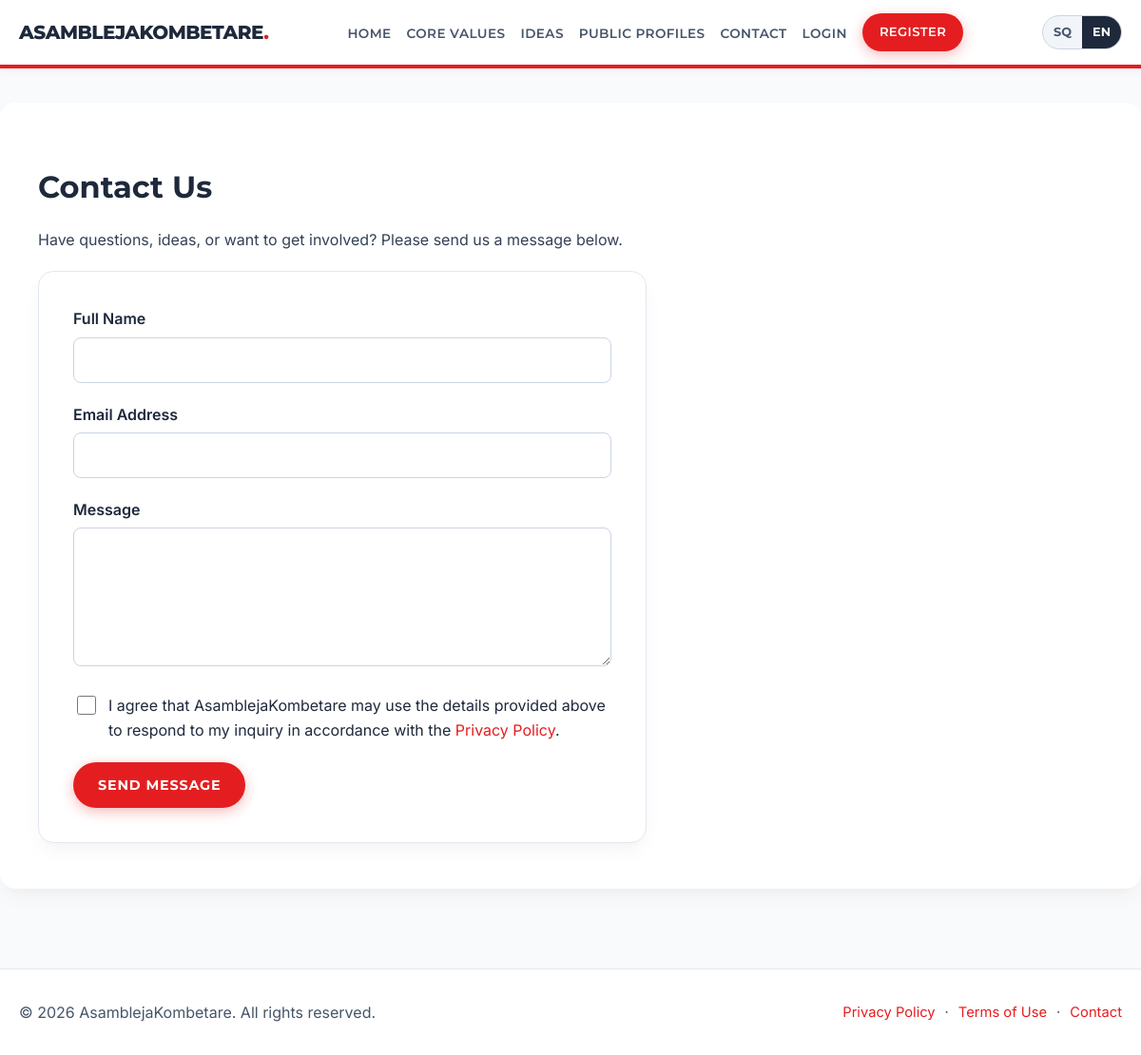
The app's page /contact.php?lang=en, older data.
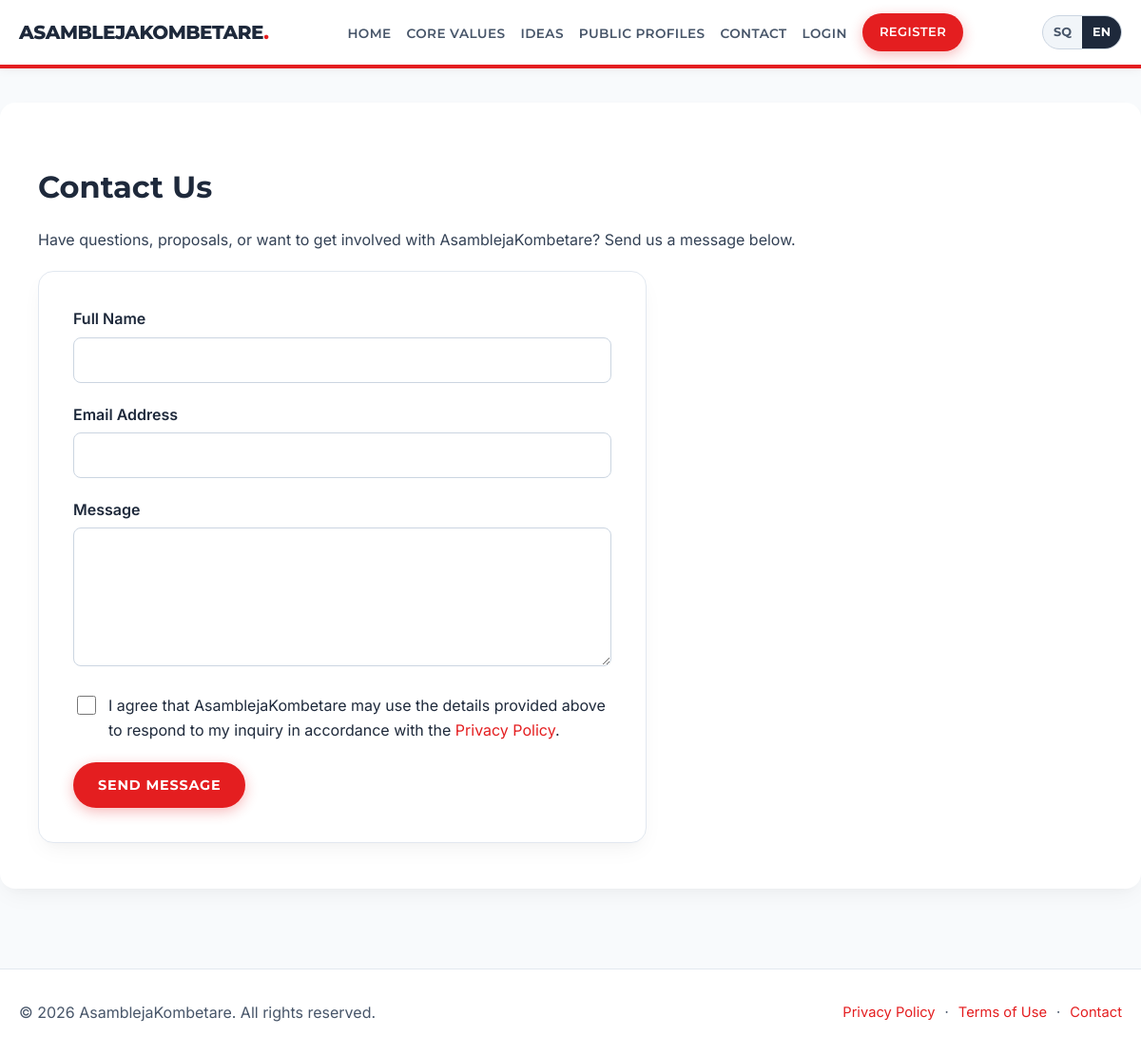
The same page, newer data.
### tables this page shows
CREATE TABLE IF NOT EXISTS `settings` (
  `id` int(11) NOT NULL AUTO_INCREMENT,
  `schema_version` int(11) NOT NULL DEFAULT 2,
  `site_title` varchar(255) NOT NULL DEFAULT 'AsamblejaKombetare',
  `site_description` text,
  `site_description_sq` text,
  `home_banner_text` varchar(255) DEFAULT 'Building Our National Future Together',
  `home_banner_text_sq` varchar(255) DEFAULT 'Ndërtojmë të Ardhmen Tonë Kombëtare Së Bashku',
  `join_us_btn` varchar(255) DEFAULT 'Join Us Now',
  `join_us_btn_sq` varchar(255) DEFAULT 'Bashkohuni Tani',
  `home_core_values_title` varchar(255) DEFAULT 'Our Core Values',
  `home_core_values_title_sq` varchar(255) DEFAULT 'Vlerat Tona Themelore',
  `home_core_values_text` text,
  `home_core_values_text_sq` text,
  `view_values_btn` varchar(255) DEFAULT 'View Core Values',
  `view_values_btn_sq` varchar(255) DEFAULT 'Shiko Vlerat Themelore',
  `home_latest_ideas_title` varchar(255) DEFAULT 'Latest Community Ideas',
  `home_latest_ideas_title_sq` varchar(255) DEFAULT 'Idetë e Fundit të Komunitetit',
  `view_ideas_btn` varchar(255) DEFAULT 'View All Ideas',
  `view_ideas_btn_sq` varchar(255) DEFAULT 'Shiko të Gjitha Idetë',
  `values_page_title` varchar(255) DEFAULT 'Our Core Values',
  `values_page_title_sq` varchar(255) DEFAULT 'Vlerat Tona Themelore',
  `values_page_text` text,
  `values_page_text_sq` text,
  `ideas_page_title` varchar(255) DEFAULT 'Community Ideas',
  `ideas_page_title_sq` varchar(255) DEFAULT 'Idetë e Komunitetit',
  `ideas_page_text` text,
  `ideas_page_text_sq` text,
  `submit_idea_btn` varchar(255) DEFAULT 'Submit an Idea',
  `submit_idea_btn_sq` varchar(255) DEFAULT 'Dërgo një Ide',
  `contact_page_title` varchar(255) DEFAULT 'Contact Us',
  `contact_page_title_sq` varchar(255) DEFAULT 'Na Kontaktoni',
  `contact_page_text` text,
  `contact_page_text_sq` text,
  `register_page_title` varchar(255) DEFAULT 'Register',
  `register_page_title_sq` varchar(255) DEFAULT 'Regjistrohu',
  `login_page_title` varchar(255) DEFAULT 'Login',
  `login_page_title_sq` varchar(255) DEFAULT 'Hyrje',
  `footer_text` varchar(255) DEFAULT 'All rights reserved.',
  `footer_text_sq` varchar(255) DEFAULT 'Të gjitha të drejtat e rezervuara.',
  `email_verification_subject` varchar(255) DEFAULT 'Verify your email for {site_title}',
  `email_verification_subject_sq` varchar(255) DEFAULT 'Verifikoni email-in tuaj për {site_title}',
  `email_verification_message` text,
  `email_verification_message_sq` text,
  `menu_home` varchar(255) DEFAULT 'Home',
  `menu_home_sq` varchar(255) DEFAULT 'Ballina',
  `menu_values` varchar(255) DEFAULT 'Core Values',
  `menu_values_sq` varchar(255) DEFAULT 'Vlerat Themelore',
  `menu_ideas` varchar(255) DEFAULT 'Ideas',
  `menu_ideas_sq` varchar(255) DEFAULT 'Idetë',
  `menu_profiles` varchar(255) DEFAULT 'Public Profiles',
  `menu_profiles_sq` varchar(255) DEFAULT 'Profilet Publike',
  `menu_contact` varchar(255) DEFAULT 'Contact',
  `menu_contact_sq` varchar(255) DEFAULT 'Kontakt',
  `menu_profile` varchar(255) DEFAULT 'Profile',
  `menu_profile_sq` varchar(255) DEFAULT 'Profili',
  `menu_admin` varchar(255) DEFAULT 'Admin Panel',
  `menu_admin_sq` varchar(255) DEFAULT 'Administrimi',
  `menu_logout` varchar(255) DEFAULT 'Logout',
  `menu_logout_sq` varchar(255) DEFAULT 'Dil',
  `menu_login` varchar(255) DEFAULT 'Login',
  `menu_login_sq` varchar(255) DEFAULT 'Hyr',
  `menu_register` varchar(255) DEFAULT 'Register',
  `menu_register_sq` varchar(255) DEFAULT 'Regjistrohu',
  PRIMARY KEY (`id`)
);

### contact.php (the view, shortened to what the changed rows need)
<?php
require_once __DIR__ . '/includes/db.php';
$success = '';
?>
<!DOCTYPE html>
<html lang="<?= htmlspecialchars(current_lang(), ENT_QUOTES, 'UTF-8') ?>">
<head>
    <?php include __DIR__ . '/includes/head.php'; ?>
</head>
<body>
    <?php include __DIR__ . '/includes/header.php'; ?>
    <main id="main-content" class="container main-content">
        <h1><?= htmlspecialchars($t_contact_page_title, ENT_QUOTES, 'UTF-8') ?></h1>
        <div class="rich-text-content"><?= sanitize_rich_html($t_contact_page_text) ?></div>
        <?php if ($success): ?>
            <p class="success" role="status"><?= htmlspecialchars($success, ENT_QUOTES, 'UTF-8') ?></p>
        <?php else: ?>
            <form method="POST" action="contact.php" class="auth-form form-wide">
                <div class="form-group">
                </div>
                <div class="form-group">
                </div>
                <div class="form-group">
                </div>
                <div class="form-group checkbox-group">
                </div>
                <button type="submit" class="btn"><?= htmlspecialchars(__('contact_send_btn'), ENT_QUOTES, 'UTF-8') ?></button>
            </form>
        <?php endif; ?>
    </main>
    <?php include __DIR__ . '/includes/footer.php'; ?>
</body>
</html>

### includes/header.php (shortened to what the changed rows need)
<header class="main-header">
    <div class="container header-container">
        <div class="logo">
            <a href="index.php"><span class="logo-text"><?= htmlspecialchars($t_site_title ?? 'AsamblejaKombetare', ENT_QUOTES, 'UTF-8') ?></span></a>
        </div>
        <nav id="primary-navigation" class="main-nav" aria-label="Primary">
            <ul>
                <li><a href="index.php"><?= htmlspecialchars($t_menu_home, ENT_QUOTES, 'UTF-8') ?></a></li>
                <li><a href="core_values.php"><?= htmlspecialchars($t_menu_values, ENT_QUOTES, 'UTF-8') ?></a></li>
                <li><a href="ideas.php"><?= htmlspecialchars($t_menu_ideas, ENT_QUOTES, 'UTF-8') ?></a></li>
                <li><a href="public_profiles.php"><?= htmlspecialchars($t_menu_profiles, ENT_QUOTES, 'UTF-8') ?></a></li>
                <li><a href="contact.php"><?= htmlspecialchars($t_menu_contact, ENT_QUOTES, 'UTF-8') ?></a></li>
                <?php if (!empty($_SESSION['user_id'])): ?>
                    <li><a href="profile.php"><?= htmlspecialchars($t_menu_profile, ENT_QUOTES, 'UTF-8') ?></a></li>
                    <?php if (($_SESSION['role'] ?? '') === 'admin'): ?>
                        <li><a href="admin/index.php"><?= htmlspecialchars($t_menu_admin, ENT_QUOTES, 'UTF-8') ?></a></li>
                    <?php endif; ?>
                    <li>
                        <form method="POST" action="logout.php" class="inline-logout-form">
                            <?= csrf_field() ?>
                            <button type="submit" class="btn-logout-link">
                                <?= htmlspecialchars($t_menu_logout, ENT_QUOTES, 'UTF-8') ?> (<?= htmlspecialchars((string)($_SESSION['username'] ?? ''), ENT_QUOTES, 'UTF-8') ?>)
                            </button>
                        </form>
                    </li>
                <?php else: ?>
                    <li><a href="login.php"><?= htmlspecialchars($t_menu_login, ENT_QUOTES, 'UTF-8') ?></a></li>
                    <li><a href="register.php" class="btn btn-nav-cta"><?= htmlspecialchars($t_menu_register, ENT_QUOTES, 'UTF-8') ?></a></li>
                <?php endif; ?>
            </ul>
        </nav>
    </div>
</header>

### includes/footer.php
<?php
$footer_prefix = $asset_prefix ?? ((strpos(str_replace('\\', '/', (string)($_SERVER['SCRIPT_NAME'] ?? '')), '/admin/') !== false) ? '../' : '');
?>
<footer class="main-footer">
    <div class="container footer-inner">
        <p>&copy; <?= date('Y') ?> <?= htmlspecialchars($t_site_title ?? 'AsamblejaKombetare', ENT_QUOTES, 'UTF-8') ?>. <?= htmlspecialchars($t_footer_text ?? __('All rights reserved.'), ENT_QUOTES, 'UTF-8') ?></p>
        <nav class="footer-links" aria-label="Legal">
            <a href="<?= htmlspecialchars($footer_prefix, ENT_QUOTES, 'UTF-8') ?>privacy.php"><?= htmlspecialchars(__('privacy_policy'), ENT_QUOTES, 'UTF-8') ?></a>
            <span aria-hidden="true">&middot;</span>
            <a href="<?= htmlspecialchars($footer_prefix, ENT_QUOTES, 'UTF-8') ?>terms.php"><?= htmlspecialchars(__('terms_of_use'), ENT_QUOTES, 'UTF-8') ?></a>
            <span aria-hidden="true">&middot;</span>
            <a href="<?= htmlspecialchars($footer_prefix, ENT_QUOTES, 'UTF-8') ?>contact.php"><?= htmlspecialchars($t_menu_contact ?? 'Contact', ENT_QUOTES, 'UTF-8') ?></a>
        </nav>
    </div>
</footer>

Row changes from the older to the newer data that the page shows:
changed settings "Contact Us": site_title (not shown) → "ASAMBLEJAKOMBETARE"; contact_page_text "Have questions, ideas, or want to get involved? Please send us a message below." → "Have questions, proposals, or want to get involved with AsamblejaKombetare? Send us a message below."; site_title (not shown) → "AsamblejaKombetare"
Text that changed along with them:
$t_site_title: "ASAMBLEJAKOMBETARE" → (not shown)
$t_site_title: "AsamblejaKombetare" → (not shown)
